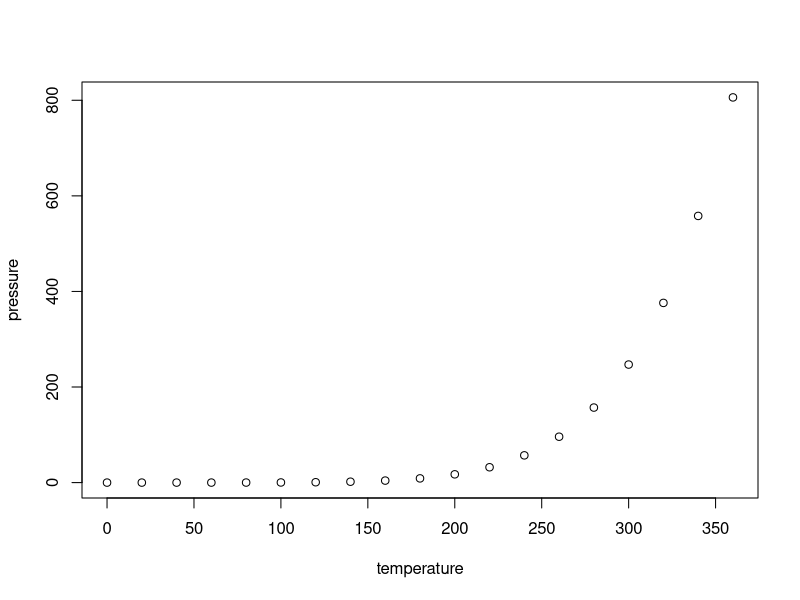
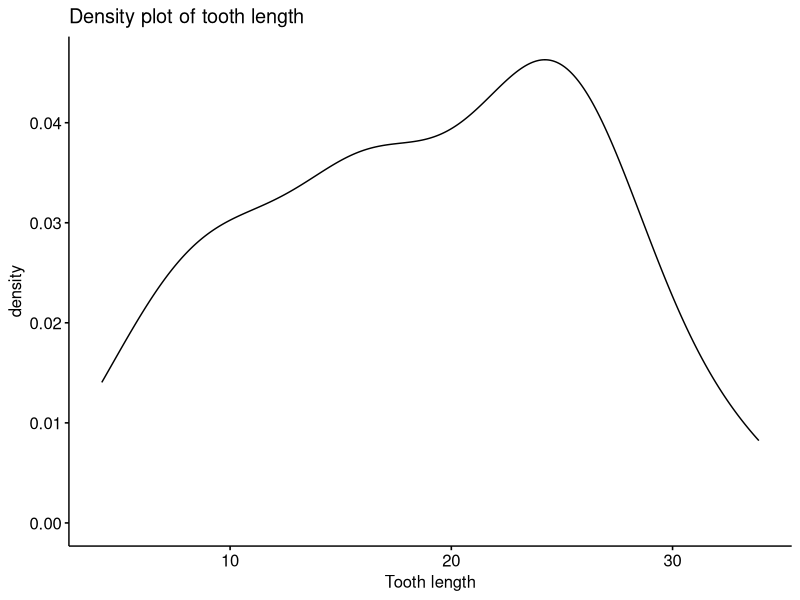
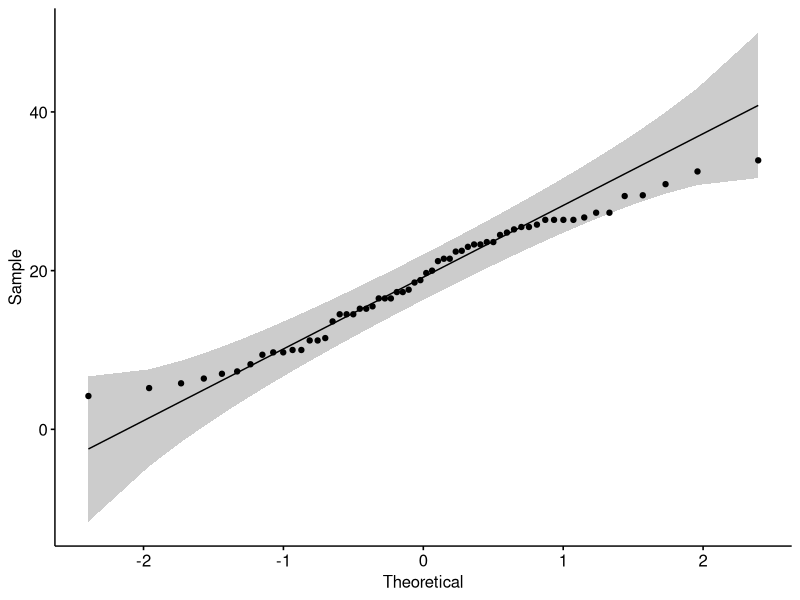

R code for these plots, in order:
## ---- chunk 1
knitr::opts_chunk$set(echo = TRUE)
## ---- chunk 2
summary(cars)
## ---- chunk 3
plot(pressure)
## ---- chunk 4
library(ggpubr)#For visuals
library(dplyr)

#Import data
# Store the data in the variable my_data
my_data <- ToothGrowth
#Dimensions and sample
set.seed(1234)
dplyr::sample_n(my_data, 10)

## ---- chunk 5
#Simple plot
ggdensity(my_data$len, 
          main = "Density plot of tooth length",
          xlab = "Tooth length")

#Q-Q plot - Correlation between normal dist and sample
ggqqplot(my_data$len)


## ---- chunk 6
shapiro.test(my_data$len)
#Data is not significantly different from normality - we can assume normality
